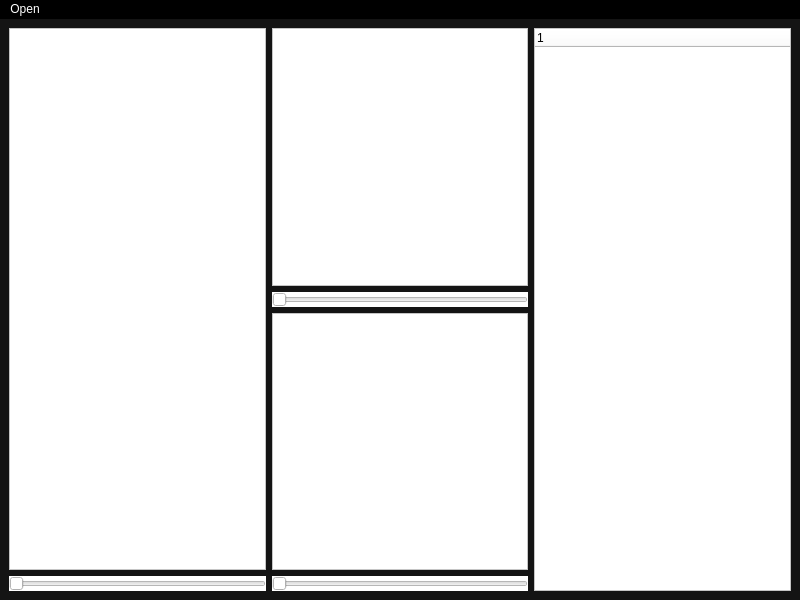
<?xml version="1.0" encoding="UTF-8"?>
<ui version="4.0">
 <class>MainWindow</class>
 <widget class="QMainWindow" name="MainWindow">
  <property name="geometry">
   <rect>
    <x>0</x>
    <y>0</y>
    <width>800</width>
    <height>600</height>
   </rect>
  </property>
  <property name="minimumSize">
   <size>
    <width>800</width>
    <height>600</height>
   </size>
  </property>
  <property name="windowTitle">
   <string>DICOMViewer</string>
  </property>
  <property name="styleSheet">
   <string notr="true">background-color: rgb(0, 0, 0);
color: rgb(255, 255, 255);</string>
  </property>
  <widget class="QWidget" name="centralwidget">
   <property name="styleSheet">
    <string notr="true">background-color: rgb(20, 20, 20);</string>
   </property>
   <layout class="QGridLayout" name="gridLayout">
    <item row="1" column="1">
     <layout class="QVBoxLayout" name="sagittalLayout">
      <item>
       <widget class="QGraphicsView" name="sagittalGraphicsView">
        <property name="styleSheet">
         <string notr="true">background-color: rgb(255, 255, 255);</string>
        </property>
       </widget>
      </item>
      <item>
       <widget class="QSlider" name="sagittalSlider">
        <property name="styleSheet">
         <string notr="true">background-color: rgb(255, 255, 255);</string>
        </property>
        <property name="orientation">
         <enum>Qt::Horizontal</enum>
        </property>
       </widget>
      </item>
     </layout>
    </item>
    <item row="0" column="1">
     <layout class="QVBoxLayout" name="coronalLayout">
      <item>
       <widget class="QGraphicsView" name="coronalGraphicsView">
        <property name="styleSheet">
         <string notr="true">background-color: rgb(255, 255, 255);</string>
        </property>
       </widget>
      </item>
      <item>
       <widget class="QSlider" name="coronalSlider">
        <property name="styleSheet">
         <string notr="true">background-color: rgb(255, 255, 255);</string>
        </property>
        <property name="orientation">
         <enum>Qt::Horizontal</enum>
        </property>
       </widget>
      </item>
     </layout>
    </item>
    <item row="0" column="0" rowspan="2">
     <layout class="QVBoxLayout" name="axialLayout">
      <item>
       <widget class="QGraphicsView" name="axialGraphicsView">
        <property name="styleSheet">
         <string notr="true">background-color: rgb(255, 255, 255);</string>
        </property>
       </widget>
      </item>
      <item>
       <widget class="QSlider" name="axialSlider">
        <property name="styleSheet">
         <string notr="true">background-color: rgb(255, 255, 255);</string>
        </property>
        <property name="orientation">
         <enum>Qt::Horizontal</enum>
        </property>
       </widget>
      </item>
     </layout>
    </item>
    <item row="0" column="2" rowspan="2">
     <layout class="QVBoxLayout" name="verticalLayout">
      <item>
       <widget class="QTreeWidget" name="treeWidget">
        <property name="styleSheet">
         <string notr="true">background-color: rgb(255, 255, 255);
color: rgb(0, 0, 0);</string>
        </property>
        <column>
         <property name="text">
          <string notr="true">1</string>
         </property>
        </column>
       </widget>
      </item>
     </layout>
    </item>
   </layout>
  </widget>
  <widget class="QMenuBar" name="menubar">
   <property name="geometry">
    <rect>
     <x>0</x>
     <y>0</y>
     <width>800</width>
     <height>23</height>
    </rect>
   </property>
   <widget class="QMenu" name="menuFile">
    <property name="title">
     <string>Open</string>
    </property>
    <addaction name="openDirectory"/>
   </widget>
   <addaction name="menuFile"/>
  </widget>
  <action name="actionOpen">
   <property name="text">
    <string>Файл</string>
   </property>
  </action>
  <action name="openFile">
   <property name="text">
    <string>File</string>
   </property>
  </action>
  <action name="openDirectory">
   <property name="text">
    <string>Directory</string>
   </property>
  </action>
 </widget>
 <resources/>
 <connections/>
</ui>
